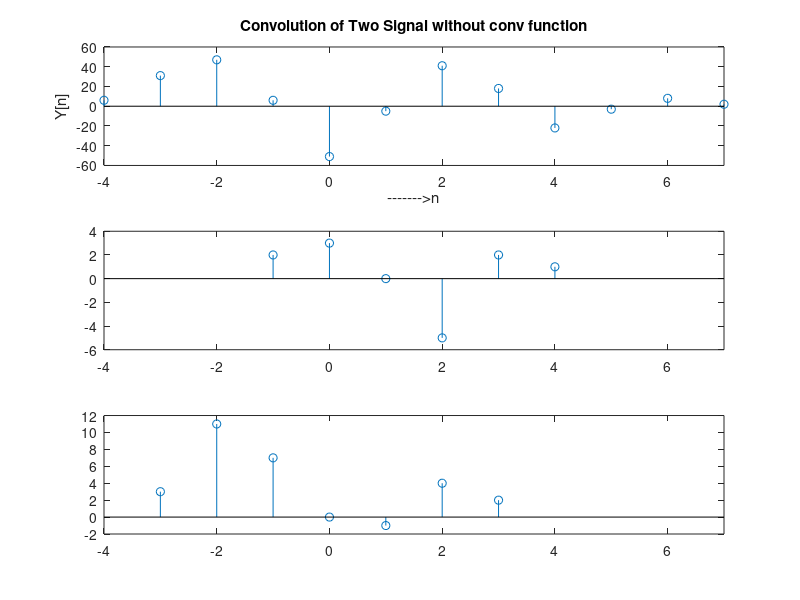

The MATLAB script that drew this image:
% Program konvolusi

nx = -3:3;
X= [3 11 7 0 -1 4 2];
nh = -1:4;
H = [2 3 0 -5 2 1];
nyb = nx(1) + nh(1);
nye = nx(length(X)) + nh(length(H));
ny = [nyb:nye];

figure(1)
subplot(313); stem(nx, X); xlim([min(ny) max(ny)]);
subplot(312); stem(nh, H); xlim([min(ny) max(ny)]);

m = length(X);
n = length(H);
X = [X,zeros(1,m)]; %Data dibuat 2 kali dengan menambah 0
H = [H, zeros(1,n)]; %Data dibuat 2 kali dengan menambah 0

for i=1:n+m-1
    Y(i)=0;
    
    for j=1:m
        if(i-j+1>0)
        Y(i)=Y(i)+X(j)*H(i-j+1);
        else
        end
    end
end

Y
subplot(311);
stem(ny,Y);
ylabel('Y[n]'); xlim([min(ny) max(ny)]);
xlabel('------->n');
title('Convolution of Two Signal without conv function');